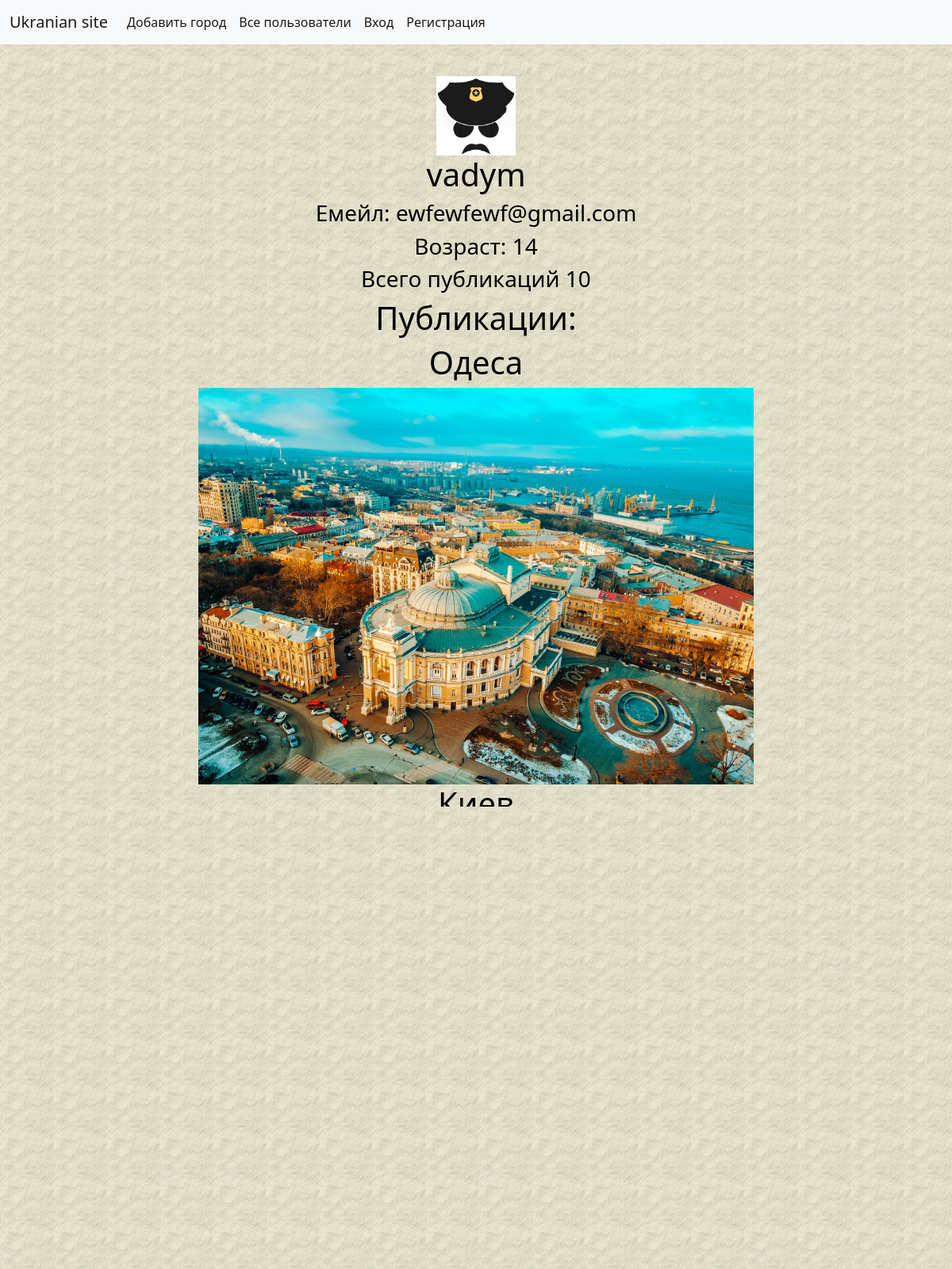
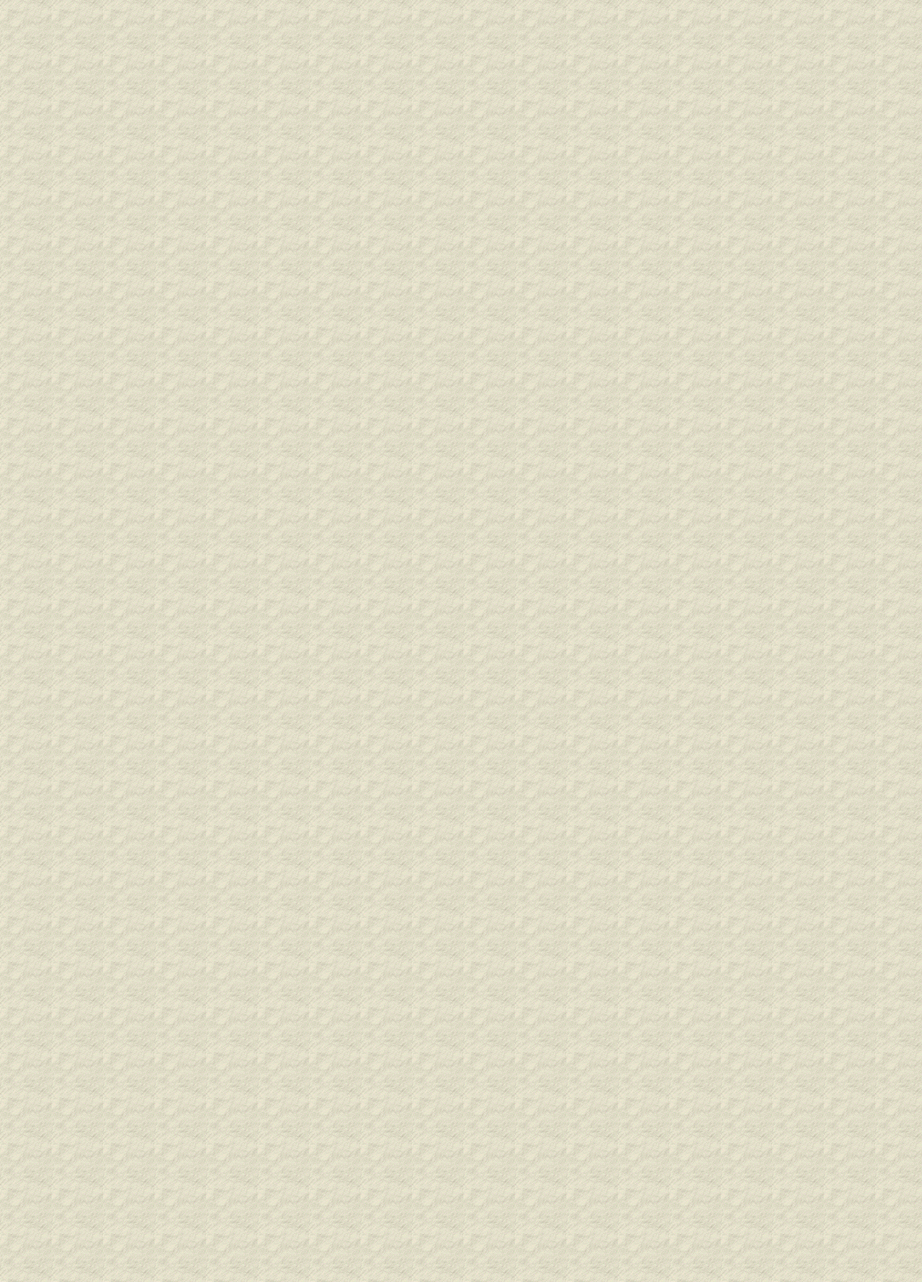
The page /user/vadym (upper part) on the database its author committed (2 pictures, top to bottom).
### tables this page shows
CREATE TABLE users (
    id INTEGER PRIMARY KEY AUTOINCREMENT, 
    username_ VARCHAR(50), 
    password_ VARCHAR(50), 
    email_ VARCHAR(50), 
    age_ INTEGER,
    is_login INTEGER,
    avatar VARCHAR(255)
);

CREATE TABLE cities (
    id INTEGER PRIMARY KEY AUTOINCREMENT, 
    name_ VARCHAR(50), 
    population_ INTEGER, 
    description_ TEXT, 
    year_of_foundation DATE, 
    image_ VARCHAR(255),
    posted_by VARCHAR(50)
);

### main.py (the view)
@app.route('/user/<user_name>')
def user(user_name):
    user = curs.execute('SELECT * FROM users WHERE username_ = ?',(user_name,)).fetchone()
    if user is None:
        abort(404)
    posted_city  = curs.execute('SELECT * FROM cities WHERE posted_by = ?',(user_name,)).fetchall()
    return render_template('user.html',user=user,cities=posted_city,username=username,avatar=get_curr_avatar())

### main.py (called while the page is built)
def get_curr_avatar():
    if not username:
        return None
    return curs.execute('SELECT avatar FROM users WHERE username_ = ?',[username]).fetchone()['avatar']

### templates/user.html
{% extends 'base.html' %}
    {% block main %}
        <br>
        <img src="{{user['avatar']}}" width="100px",height='100px'>
        <h1>{{user['username_']}}</h1>
        <h3>Емейл: {{user['email_']}}</h3>
        <h3>Возраст: {{user['age_']}}</h3>
        <h3>Всего публикаций {{cities|count}}</h3>
        <h1>Публикации:</h1>
        {%  for сity in cities  %}
          <h1 >{{ сity['name_']  }}</h1>
          <a href="{{url_for('city',city_name=сity['name_'])}}">
            <img   src="{{ сity['image_'] }}" width="700", height="500px">
          </a>
        {%  endfor  %}
          <br>
      {% endblock %}

### static/css/style.css (style rules this page uses)
body { background: url('../images/background.jpg') fixed; height: 100%; }
html, body { height: 100%; }
h1 { color: black; text-align: center; }
* { box-sizing: border-box; }
h3 { color: black; text-align: center; }
img { display: block; margin-left: auto; margin-right: auto; background-color: white; }

### rows shown on the page
users: username_ "vadym", email_ "ewfewfewf@gmail.com", age_ "14"
cities: name_ "Одеса", image_ (picture)
cities: name_ "Киев", image_ (picture)
cities: name_ "Харьков", image_ (picture)
cities: name_ "Львов", image_ (picture)
cities: name_ "Николаев", image_ (picture)
cities: name_ "Полтава"

### other values the page prints
{{ cities|count }} "10"
